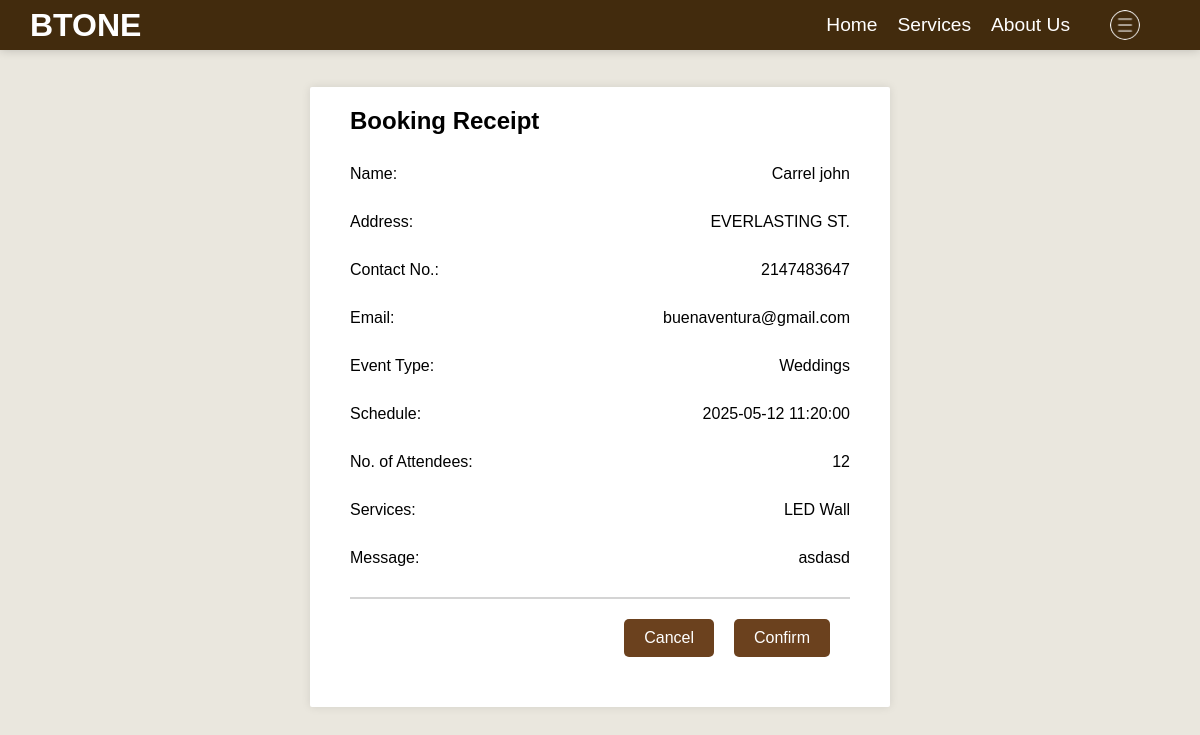
The app's page /Client/PHP/booking.php (signed in) with its own data.
### tables this page shows
CREATE TABLE IF NOT EXISTS `bookings` (
  `id` int NOT NULL AUTO_INCREMENT,
  `btuser_id` int NOT NULL,
  `btaddress` varchar(255) DEFAULT NULL,
  `btevent` varchar(100) DEFAULT NULL,
  `btschedule` datetime DEFAULT NULL,
  `EventDuration` datetime DEFAULT NULL,
  `btattendees` int DEFAULT NULL,
  `btservices` text,
  `btmessage` text,
  `created_at` timestamp NULL DEFAULT CURRENT_TIMESTAMP,
  PRIMARY KEY (`id`)
);

CREATE TABLE IF NOT EXISTS `btuser` (
  `bt_user_id` int NOT NULL AUTO_INCREMENT,
  `bt_first_name` varchar(100) NOT NULL,
  `bt_last_name` varchar(100) NOT NULL,
  `bt_email` varchar(191) DEFAULT NULL,
  `bt_phone_number` int NOT NULL,
  `bt_password_hash` mediumtext,
  `bt_created_at` datetime NOT NULL DEFAULT CURRENT_TIMESTAMP,
  `bt_updated_at` datetime DEFAULT NULL,
  `bt_is_active` tinyint NOT NULL DEFAULT '1',
  `bt_privilege_id` int NOT NULL DEFAULT '2',
  PRIMARY KEY (`bt_user_id`),
  UNIQUE KEY `email_unique` (`bt_email`),
  KEY `fk_btuser_privilege` (`bt_privilege_id`)
);

### Client/includes/userData.php (called while the page is built, shortened)
<?php
$user_id = $_SESSION["user_id"]??"";

### Client/includes/allData.php (called while the page is built, shortened)
<?php
class AllData
{
    private $pdo;
    public function __construct($pdo)
    {
        $this->pdo = $pdo;
    }
    public function getBookingAndUserById($userId)
    {
        $stmt = $this->pdo->prepare("
                SELECT
                    btuser.bt_user_id,
                    CONCAT(btuser.bt_first_name, ' ', btuser.bt_last_name) AS fullname,
                    btuser.bt_email,
                    btuser.bt_phone_number,
                    bookings.id AS booking_id,
                    bookings.btaddress,
                    bookings.btevent,
                    bookings.btschedule,
                    bookings.btattendees,
                    bookings.btservices,
                    bookings.btmessage
                FROM bookings
                INNER JOIN btuser ON bookings.btuser_id = btuser.bt_user_id
                WHERE btuser.bt_user_id = :user_id
                ORDER BY bookings.id DESC
                LIMIT 1
            ");
        $stmt->bindParam(':user_id', $userId);
        $stmt->execute();
        return $stmt->fetch(PDO::FETCH_ASSOC);
    }
}

### Client/PHP/booking.php (the view, shortened to what this page needs)
<?php
include_once "../includes/dbh.inc.php";
include_once "../includes/userData.php";
include_once "../includes/allData.php";
$data = new AllData($pdo);
$allBookingAndUser = $data->getBookingAndUserById($user_id);
?>
<!DOCTYPE html>
<html lang="en">
<head>
  <link rel="stylesheet" href="../CSS/style.css" />
</head>
<body>
  <header>
    <h1 class="company-name">BTONE</h1>
    <nav class="nav-bar">
      <ul>
        <li><a href="index.php">Home</a></li>
        <li><a href="#services">Services</a></li>
        <li><a href="#aboutus">About Us</a></li>
        <li class="dropdown">
          <a href="#"><img src="../Img/menu.png" alt="" class="img-round"></a>
        </li>
      </ul>
    </nav>
  </header>
  <main class="combo-display-flex-start h-100 gap-20">
    <div class="card w-50">
      <div class="combo-display-flex-column-start w-100 mx-20">
        <h2>Booking Receipt</h2>
        <div class="w-100 bottom-border">
          <p class="my-30 combo-display-flex-space-between"><span class="bold">Name:</span>
            <?php echo $allBookingAndUser['fullname'] ?>
          </p>
          <p class="my-30 combo-display-flex-space-between"><span class="bold">Address:</span>
            <?php echo $allBookingAndUser['btaddress'] ?>
          </p>
          <p class="my-30 combo-display-flex-space-between"><span class="bold">Contact No.:</span>
            <?php echo $allBookingAndUser['bt_phone_number'] ?>
          </p>
          <p class="my-30 combo-display-flex-space-between"><span class="bold">Email:</span>
            <?php echo $allBookingAndUser['bt_email'] ?>
          </p>
          <p class="my-30 combo-display-flex-space-between"><span class="bold">Event Type:</span>
            <?php echo $allBookingAndUser['btevent'] ?>
          </p>
          <p class="my-30 combo-display-flex-space-between"><span class="bold">Schedule:</span>
            <?php echo $allBookingAndUser['btschedule'] ?>
          </p>
          <p class="my-30 combo-display-flex-space-between"><span class="bold">No. of Attendees:</span>
            <?php echo $allBookingAndUser['btattendees'] ?>
          </p>
          <p class="my-30 combo-display-flex-space-between"><span class="bold">Services:</span>
            <?php
            $services = $allBookingAndUser['btservices'];
            $displayServices = (strlen($services) > 50) ? substr($services, 0, 50) . '...' : $services;
            echo '<span title="' . htmlspecialchars($services, ENT_QUOTES, 'UTF-8') . '">' . $displayServices . '</span>';
            ?>
          </p>
          <p class="my-30 combo-display-flex-space-between"><span class="bold">Message:</span>
            <?php echo $allBookingAndUser['btmessage'] ?>
          </p>
        </div>
        <div class="btn-group-card w-100 my-30">
          <a class="btn btn-view-now" type="submit"> Cancel </a>
          <a class="btn btn-view-now mx-20 payment-confirm" type="submit"> Confirm </a>
        </div>
      </div>
    </div>
  </main>
</body>
</html>

### Client/CSS/style.css (style rules this page uses)
:root { --primary-background-color: #422b0d; --secondary-background-color: #eae7de; --third-background-color: #ffffff; --primary-text-color: #000000; --secondary-text-color: #ffffff; --third-text-color: #0019af; --primary-font-family: "Nunito", sans-serif; --primary-card-color: #fff; --button-book-now: #187900; --button-book-now-hover: #0f5c00; --button-view-now: #6b411e; --button-view-now-hover: #332217; --button-secondary: #dddddd; }
* { margin: 0; padding: 0; box-sizing: border-box; font-family: var(--primary-font-family); scroll-behavior: smooth; }
body { background-color: var(--secondary-background-color); min-height: 100vh; }
.combo-display-flex-column-start { display: flex; flex-direction: column; justify-content: flex-start; align-items: flex-start; margin-bottom: 1rem; }
.combo-display-flex-space-between { display: flex; justify-content: space-between; align-items: center; margin-top: 1.5rem; }
.combo-display-flex-start { display: flex; justify-content: center; align-items: start; }
.card { background-color: var(--primary-card-color); border-radius: 2px; box-shadow: 0 0 10px rgba(0, 0, 0, 0.1); display: flex; justify-content: center; padding: 20px; margin: auto; gap: 20px; margin: 10px 0; }
.w-50 { width: 50% !important; }
.w-100 { width: 100% !important; }
.h-100 { height: 100% !important; }
.my-30 { margin: 30px 0; }
.mx-20 { margin: 0 20px; }
main { padding: 20px; padding-top: 77px; background-color: var(--secondary-background-color); }
a { text-decoration: none; color: #003ada; }
header { display: flex; justify-content: space-between; align-items: center; background-color: var(--primary-background-color); box-shadow: 0 0 10px rgba(0, 0, 0, 0.2); padding: 5px 30px; position: fixed; width: 100%; z-index: 1; }
.company-name { color: var(--secondary-text-color); }
.nav-bar ul { display: flex; justify-content: space-evenly; align-items: center; list-style: none; flex-direction: row; }
.nav-bar ul li { margin: 0 10px; }
.nav-bar ul li a { text-decoration: none; color: var(--secondary-text-color); font-size: 1.2rem; display: flex; align-items: center; }
.img-round { width: 30px; height: 30px; border-radius: 50%; margin: 5px 20px; }
.btn-group-card { display: flex; justify-content: flex-end; align-items: center; margin-top: 20px; }
.btn-group-card .btn { color: var(--secondary-text-color); padding: 10px 20px; border-radius: 5px; text-decoration: none; text-align: center; cursor: pointer; }
.btn-group-card .btn-view-now { background-color: var(--button-view-now); }
.dropdown { position: relative; display: inline-block; }
.bottom-border { border-bottom: .15em solid rgba(158, 158, 158, 0.438); }
.gap-20 { gap: 20px; }

### records on screen
bookings: btaddress "EVERLASTING ST.", btuser.bt_phone_number "2147483647", btuser.bt_email "buenaventura@gmail.com", btevent "Weddings", btschedule "2025-05-12 11:20:00", btattendees "12", btservices "LED Wall", btmessage "asdasd"

### other values on screen
$allBookingAndUser['fullname'] "Carrel john"
